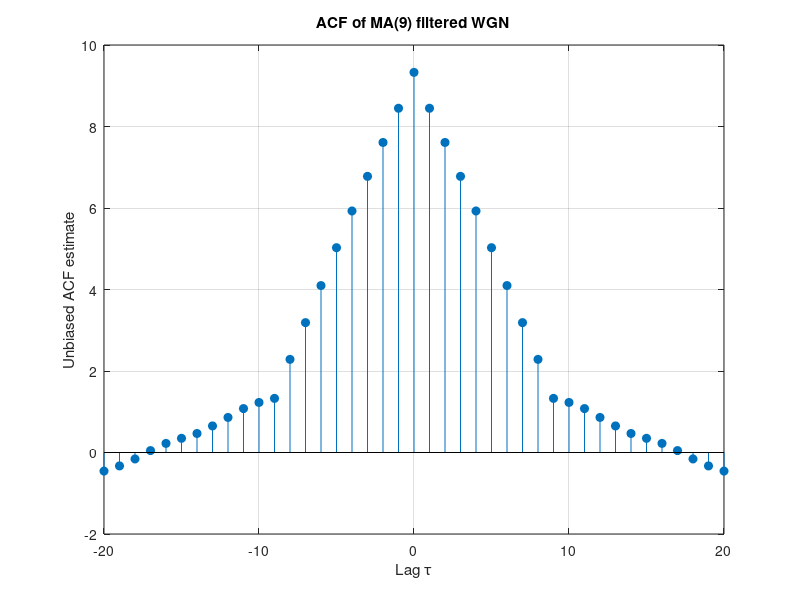
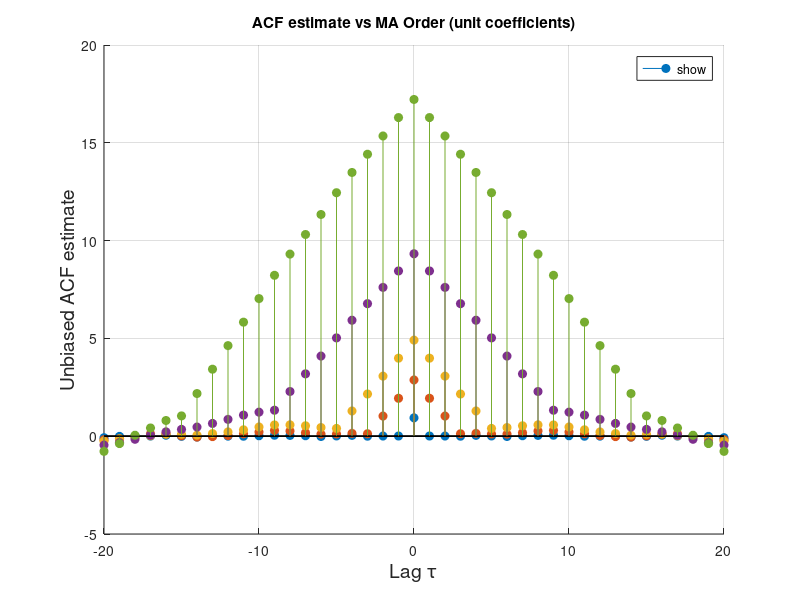
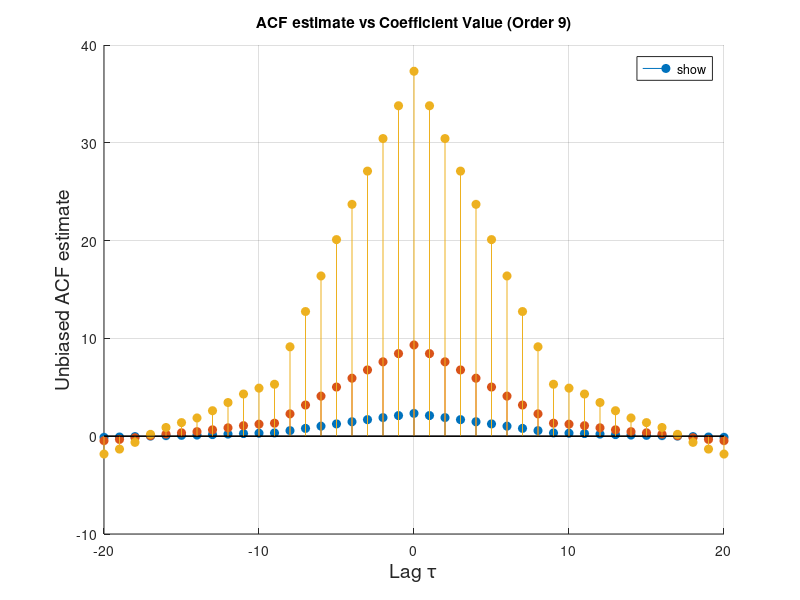

Write MATLAB code to recreate these figures, in order.
N = 1000;
rng(42);
x = randn(N, 1);

% Base MA(9) with unit coefficients
b = ones(9, 1);
a = 1;

y = filter(b, a, x);
[r, lags] = xcorr(y, 'unbiased');

idx = (lags >= -20) & (lags <= 20);
figure;
stem(lags(idx), r(idx), 'filled');
xlabel('Lag \tau');
ylabel('Unbiased ACF estimate');
title('ACF of MA(9) filtered WGN');
grid on;

% Graph 1: Fix coefficients (all ones) and vary order
% Order = M-1, so include M=1 for order 0.
orders = [1 3 5 9 15];
figure;
hold on;
for k = 1:numel(orders)
    M = orders(k);
    b = ones(M, 1);
    y = filter(b, 1, x);
    [r, lags] = xcorr(y, 'unbiased');
    idx = (lags >= -20) & (lags <= 20);
    stem(lags(idx), r(idx), 'filled', 'DisplayName', sprintf('order=%d', M-1));
end
hold off;
xlabel('Lag \tau', 'FontSize', 14);
ylabel('Unbiased ACF estimate', 'FontSize', 14);
title('ACF estimate vs MA Order (unit coefficients)');
legend('show', 'Location', 'northeast');
grid on;

% Graph 2: Fix order and vary coefficient values (still rectangular)
M = 9;
coeffs = {
    0.5 * ones(M,1), ...                    % Smaller magnitude
    1.0 * ones(M,1), ...                    % Unit magnitude
    2.0 * ones(M,1) ...                     % Larger magnitude
};
labels = {
    'Rectangular (0.5)',
    'Rectangular (1.0)',
    'Rectangular (2.0)'
};

figure;
hold on;
for k = 1:numel(coeffs)
    b = coeffs{k};
    y = filter(b, 1, x);
    [r, lags] = xcorr(y, 'unbiased');
    idx = (lags >= -20) & (lags <= 20);
    stem(lags(idx), r(idx), 'filled', 'DisplayName', labels{k});
end
hold off;
xlabel('Lag \tau', 'FontSize', 14);
ylabel('Unbiased ACF estimate', 'FontSize', 14);
title('ACF estimate vs Coefficient Value (Order 9)');
legend('show', 'Location', 'northeast');
grid on;
